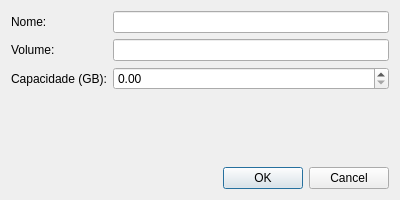
<?xml version="1.0" encoding="UTF-8"?>
<ui version="4.0">
 <class>EditVolumeDialog</class>
 <widget class="QDialog" name="EditVolumeDialog">
  <property name="geometry">
   <rect>
    <x>0</x>
    <y>0</y>
    <width>400</width>
    <height>200</height>
   </rect>
  </property>
  <property name="windowTitle">
   <string>Editar Volume</string>
  </property>
  <layout class="QVBoxLayout" name="verticalLayout">
   <item>
    <layout class="QFormLayout" name="formLayout">
     <item row="0" column="0">
      <widget class="QLabel" name="nameLabel">
       <property name="text">
        <string>Nome:</string>
       </property>
      </widget>
     </item>
     <item row="0" column="1">
      <widget class="QLineEdit" name="nameLineEdit"/>
     </item>
     <item row="1" column="0">
      <widget class="QLabel" name="volumeLabel">
       <property name="text">
        <string>Volume:</string>
       </property>
      </widget>
     </item>
     <item row="1" column="1">
      <widget class="QLineEdit" name="volumeLineEdit"/>
     </item>
     <item row="2" column="0">
      <widget class="QLabel" name="capacityLabel">
       <property name="text">
        <string>Capacidade (GB):</string>
       </property>
      </widget>
     </item>
     <item row="2" column="1">
      <widget class="QDoubleSpinBox" name="capacitySpinBox">
       <property name="maximum">
        <double>1000000000.000000000000000</double>
       </property>
      </widget>
     </item>
    </layout>
   </item>
   <item>
    <widget class="QDialogButtonBox" name="buttonBox">
     <property name="orientation">
      <enum>Qt::Horizontal</enum>
     </property>
     <property name="standardButtons">
      <set>QDialogButtonBox::Cancel|QDialogButtonBox::Ok</set>
     </property>
    </widget>
   </item>
  </layout>
 </widget>
 <resources/>
 <connections>
  <connection>
   <sender>buttonBox</sender>
   <signal>accepted()</signal>
   <receiver>EditVolumeDialog</receiver>
   <slot>accept()</slot>
   <hints>
    <hint type="sourcelabel">
     <x>248</x>
     <y>254</y>
    </hint>
    <hint type="destinationlabel">
     <x>157</x>
     <y>274</y>
    </hint>
   </hints>
  </connection>
  <connection>
   <sender>buttonBox</sender>
   <signal>rejected()</signal>
   <receiver>EditVolumeDialog</receiver>
   <slot>reject()</slot>
   <hints>
    <hint type="sourcelabel">
     <x>316</x>
     <y>260</y>
    </hint>
    <hint type="destinationlabel">
     <x>286</x>
     <y>274</y>
    </hint>
   </hints>
  </connection>
 </connections>
</ui>
